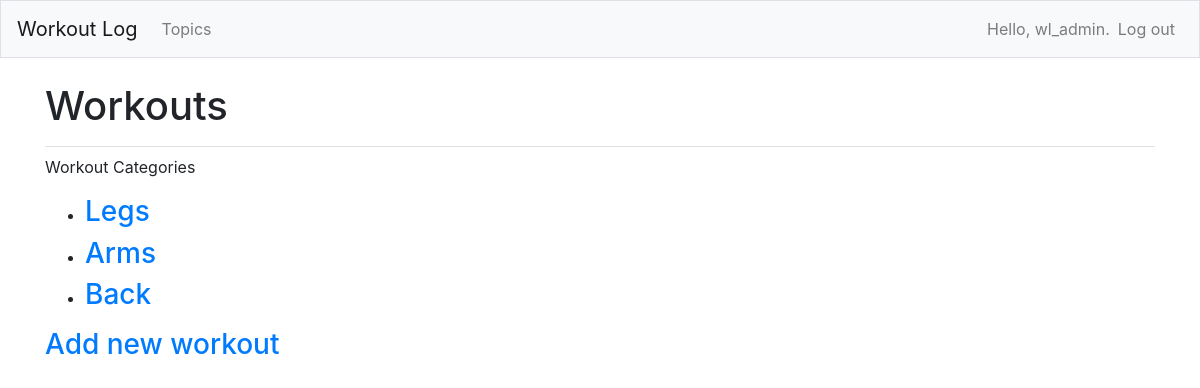
The app's page /workouts/ (signed in) with its own data.
### workout_logs/models.py (models this page shows)
class  Workout(models.Model):
    text = models.CharField(max_length=200)
    date_added = models.DateTimeField(auto_now_add=True)
    owner = models.ForeignKey(User, on_delete=models.CASCADE) #established a relationship between user and and model using a foreign key,
    def __str__(self):
        return self.text

### workout_logs/views.py (the view)
# urls.py: path('workouts/', views.workouts, name='workouts'),
@login_required #checks if user is logged in before running workouts()
def workouts(request):
    workouts = Workout.objects.filter(owner=request.user).order_by('date_added') #only shoew workouts from database that belong to current user
    context = {'workouts': workouts}
    return render(request, 'workout_logs/workouts.html', context)

### workout_logs/templates/workout_logs/workouts.html
{% extends "workout_logs/base.html" %}
{% block page_header %}
  <h1>Workouts</h1>
{% endblock page_header %}
{% block content %}
  <p>Workout Categories</p>
  <ul>
    {% for workout in workouts %}
    <li><h3>
        <a href="{% url 'workout_logs:workout' workout.id %}">{{ workout }}</a>
      </h3></li>
    {% empty %}
      <li><h3> workouts have been added yet.</h3></li>
    {% endfor %}
  </ul>
  <h3><a href="{% url 'workout_logs:new_workout' %}">Add new workout</a></h3>
{% endblock content %}

### workout_logs/templates/workout_logs/base.html (shortened to what this page needs)
{% load bootstrap4 %}
<!doctype html>
<html lang="en">
<head>
  {% bootstrap_css %}
</head>
<body>
  <nav class="navbar navbar-expand-md navbar-light bg-light mb-4 border">
    <a class="navbar-brand" href="{% url 'workout_logs:index'%}">
        Workout Log</a>
    <div class="collapse navbar-collapse" id="navbarCollapse">
      <ul class="navbar-nav mr-auto">
        <li class="nav-item">
          <a class="nav-link" href="{% url 'workout_logs:workouts'%}">
              Topics</a></li>
      </ul>
      <ul class="navbar-nav ml-auto">
        {% if user.is_authenticated %}
          <li class="nav-item">
            <span class="navbar-text">Hello, {{ user.username }}.</span>
          </li>
          <li class="nav-item">
            <a class="nav-link" href="{% url 'users:logout' %}">Log out</a>
          </li>
        {% else %}
          <li class="nav-item">
            <a class="nav-link" href="{% url 'users:register' %}">Register</a>
          </li>
          <li class="nav-item">
            <a class="nav-link" href="{% url 'users:login' %}">Log in</a></li>
        {% endif %}
      </ul>
    </div>
  </nav>
  <main role="main" class="container">
    <div class="pb-2 mb-2 border-bottom">
      {% block page_header %}{% endblock page_header %}
    </div>
    <div>
      {% block content %}{% endblock content %}
    </div>
  </main>
</body>
</html>

### records on screen
Workout: text "Legs"
Workout: text "Arms"
Workout: text "Back"

### other values on screen
{{ user.username }} "wl_admin"
